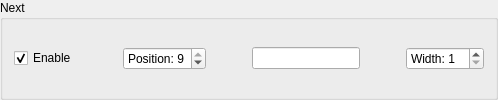
             <widget class="QGroupBox" name="groupButtonNext">
              <property name="toolTip">
               <string>Next media entry</string>
              </property>
              <property name="title">
               <string>Next</string>
              </property>
              <layout class="QHBoxLayout" name="horizontalLayout_4">
               <item>
                <widget class="QCheckBox" name="checkButtonNext">
                 <property name="sizePolicy">
                  <sizepolicy hsizetype="Maximum" vsizetype="Fixed">
                   <horstretch>0</horstretch>
                   <verstretch>0</verstretch>
                  </sizepolicy>
                 </property>
                 <property name="toolTip">
                  <string>Partial checks are stored in collapsable drawer</string>
                 </property>
                 <property name="text">
                  <string>Enable</string>
                 </property>
                 <property name="checked">
                  <bool>true</bool>
                 </property>
                 <property name="tristate">
                  <bool>true</bool>
                 </property>
                </widget>
               </item>
               <item>
                <spacer name="horizontalSpacer_3">
                 <property name="orientation">
                  <enum>Qt::Orientation::Horizontal</enum>
                 </property>
                 <property name="sizeHint" stdset="0">
                  <size>
                   <width>40</width>
                   <height>20</height>
                  </size>
                 </property>
                </spacer>
               </item>
               <item>
                <widget class="QSpinBox" name="spinButtonNextPosition">
                 <property name="sizePolicy">
                  <sizepolicy hsizetype="Preferred" vsizetype="Fixed">
                   <horstretch>0</horstretch>
                   <verstretch>0</verstretch>
                  </sizepolicy>
                 </property>
                 <property name="toolTip">
                  <string>Ascending from left to right</string>
                 </property>
                 <property name="correctionMode">
                  <enum>QAbstractSpinBox::CorrectionMode::CorrectToNearestValue</enum>
                 </property>
                 <property name="suffix">
                  <string/>
                 </property>
                 <property name="prefix">
                  <string>Position: </string>
                 </property>
                 <property name="maximum">
                  <number>9</number>
                 </property>
                 <property name="value">
                  <number>9</number>
                 </property>
                </widget>
               </item>
               <item>
                <spacer name="horizontalSpacer_12">
                 <property name="orientation">
                  <enum>Qt::Orientation::Horizontal</enum>
                 </property>
                 <property name="sizeHint" stdset="0">
                  <size>
                   <width>40</width>
                   <height>20</height>
                  </size>
                 </property>
                </spacer>
               </item>
               <item>
                <widget class="QLineEdit" name="lineButtonNext">
                 <property name="sizePolicy">
                  <sizepolicy hsizetype="Preferred" vsizetype="Fixed">
                   <horstretch>0</horstretch>
                   <verstretch>0</verstretch>
                  </sizepolicy>
                 </property>
                 <property name="toolTip">
                  <string>Button display text</string>
                 </property>
                 <property name="text">
                  <string/>
                 </property>
                 <property name="cursorPosition">
                  <number>0</number>
                 </property>
                </widget>
               </item>
               <item>
                <spacer name="horizontalSpacer_22">
                 <property name="orientation">
                  <enum>Qt::Orientation::Horizontal</enum>
                 </property>
                 <property name="sizeHint" stdset="0">
                  <size>
                   <width>40</width>
                   <height>20</height>
                  </size>
                 </property>
                </spacer>
               </item>
               <item>
                <widget class="QSpinBox" name="spinButtonNextWidth">
                 <property name="toolTip">
                  <string>Smaller numbers make for smaller buttons</string>
                 </property>
                 <property name="prefix">
                  <string>Width: </string>
                 </property>
                 <property name="minimum">
                  <number>1</number>
                 </property>
                 <property name="maximum">
                  <number>10</number>
                 </property>
                </widget>
               </item>
              </layout>
             </widget>
